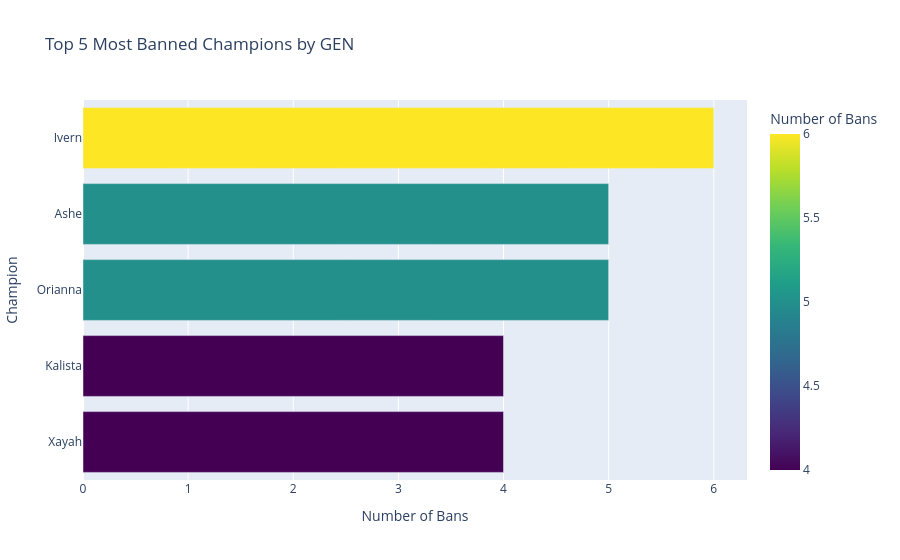

The notebook cell saved with this chart:
### Code cell
def top5_bans_by_team(team_name, topn=5):
    # Lọc dữ liệu cho team được chỉ định
    team_bans = df[df['Team'] == team_name]['Ban'].dropna()
    
    # Tách các tướng bị ban và đếm số lần xuất hiện
    ban_counts = team_bans.astype(str).apply(lambda s: [x.strip() for x in s.split(',') if x.strip()]).explode().value_counts()
    
    # Tạo DataFrame với top N tướng bị ban nhiều nhất
    top_bans = pd.DataFrame({
        'Champion': ban_counts.index[:topn],
        'Ban Count': ban_counts.values[:topn]
    })
    
    # Hiển thị kết quả
    display(Markdown(f'## Top {topn} Most Banned Champions by {team_name}'))
    display(top_bans)
    
    # Tạo biểu đồ
    fig = px.bar(
        top_bans,
        y='Champion',
        x='Ban Count',
        title=f'Top {topn} Most Banned Champions by {team_name}',
        labels={'Ban Count': 'Number of Bans', 'Champion': 'Champion'},
        color='Ban Count',
        color_continuous_scale='Viridis',
    )
    # Sắp xếp theo thứ tự giảm dần
    fig.update_layout(yaxis={'categoryorder':'array','categoryarray':top_bans['Champion'].tolist()[::-1]})
    fig.show()

# Hiển thị top 5 tướng bị ban nhiều nhất của T1
top5_bans_by_team('GEN')

### Figure 1 — Plotly figure (JSON) as saved in the notebook; plotly's stock layout.template omitted (floating-point values rounded to 4 significant figures)
{"data": [{"hovertemplate": "Number of Bans=%{marker.color}<br>Champion=%{y}<extra></extra>", "legendgroup": "", "marker": {"color": [6, 5, 5, 4, 4], "coloraxis": "coloraxis", "pattern": {"shape": ""}}, "name": "", "orientation": "h", "showlegend": false, "textposition": "auto", "type": "bar", "x": [6, 5, 5, 4, 4], "xaxis": "x", "y": ["Ivern", "Ashe", "Orianna", "Kalista", "Xayah"], "yaxis": "y"}], "layout": {"barmode": "relative", "coloraxis": {"colorbar": {"title": {"text": "Number of Bans"}}, "colorscale": [[0, "#440154"], [0.1111, "#482878"], [0.2222, "#3e4989"], [0.3333, "#31688e"], [0.4444, "#26828e"], [0.5556, "#1f9e89"], [0.6667, "#35b779"], [0.7778, "#6ece58"], [0.8889, "#b5de2b"], [1, "#fde725"]]}, "legend": {"tracegroupgap": 0}, "title": {"text": "Top 5 Most Banned Champions by GEN"}, "xaxis": {"anchor": "y", "domain": [0, 1], "title": {"text": "Number of Bans"}}, "yaxis": {"anchor": "x", "categoryarray": ["Xayah", "Kalista", "Orianna", "Ashe", "Ivern"], "categoryorder": "array", "domain": [0, 1], "title": {"text": "Champion"}}}}
